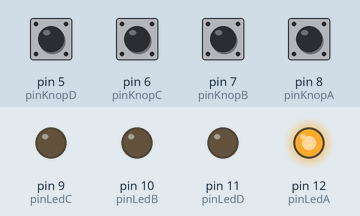
Simulated run of this sketch. Board: Arduino Uno, built with avr-gcc and run on an emulated ATmega328P. Shown: output pins drawn as LEDs (lit = HIGH). The inputs (shaded band) are chosen by the test bench; at power-on: pin 8 (pinKnopA) HIGH, pin 5 (pinKnopD), pin 6 (pinKnopC), pin 7 (pinKnopB) LOW. What the sketch prints to the serial monitor is not drawn.

Above: at 0.1 s.
Timing chart, 0 to 1.6 s (numbered marks = the images above):
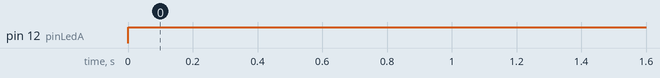

Measured:
- by itself, pin 12 (pinLedA): LOW → HIGH at 0.00 s

The sketch:

gameStartCode2.ino
```cpp
/*****************************************
   Game Startcode
   met toestansdiagrammen
   Emmauscollege
   v20201114GEE
 *****************************************/

/*****************************************
   variabelen die je gebruikt maken
 *****************************************/
// gebruikte pinnen
const int pinLedA   = 12; // pin van LED voor speler 1
const int pinLedB   = 10; // pin van LED voor speler 2
const int pinLedC   = 9;
const int pinLedD   = 11;
const int pinKnopA  = 8; // pin van knop voor speler 1
const int pinKnopB  = 7; // pin van knop voor speler 2
const int pinKnopC  = 6;
const int pinKnopD  = 5;

// variabelen om waarden van sensoren en actuatoren te onthouden
int knopA = 0;
int knopB = 0;
int knopC = 0;
int knopD = 0;

// variabelen voor de toestanden
int toestand = 1;
const int KNOP = 2; // tel af tot spel start
const int AAN = 3;
unsigned long toestandStartTijd = 0;
unsigned long beginTijd = 0;

/*****************************************
   functies die je gebruikt maken
 *****************************************/
// code die steeds wordt uitgevoerd in toestand TELAF
void telafLoop() {
  // tel af
}

// code die steeds wordt uitgevoerd in toestand SPEEL
void speelLoop() {
  // speel spel
}

// code die steeds wordt uitgevoerd in toestand SPEEL
void winLoop() {
  // toon wie gewonnen heeft
}


/*****************************************
   setup() en loop()
 *****************************************/

void setup() {
  // enable console en stuur opstartbericht
  Serial.begin(9600);
  Serial.println("Game start");

  // zet pinmode voor leds
  pinMode(pinLedA, OUTPUT);
  pinMode(pinLedB, OUTPUT);
  pinMode(pinLedC, OUTPUT);
  pinMode(pinLedD, OUTPUT);

  // zet pinmode voor knoppen
  pinMode(pinKnopA, INPUT);
  pinMode(pinKnopB, INPUT);
  pinMode(pinKnopC, INPUT);
  pinMode(pinKnopD, INPUT);
}

void loop() {
  // lees sensorwaarden
  knopA = digitalRead(pinKnopA);
  knopB = digitalRead(pinKnopB);
  knopC = digitalRead(pinKnopC);
  knopD = digitalRead(pinKnopD);

  // bepaal toestand

if (toestand == AAN) {
  digitalWrite(pinLedA, HIGH);
  if (millis()-beginTijd >= 1000) {
  digitalWrite(pinLedA, LOW);
  toestand = KNOP;
beginTijd = millis();
}
}
if (toestand == KNOP) {
  if (millis() -beginTijd >= 3000) {
    (digitalRead(pinKnopA) == LOW);
      digitalWrite(pinLedA, LOW);

    }
      toestand = AAN;
    } else {
        digitalWrite(pinLedA, HIGH);

    }


  // kleine vertraging, 100 keer per seconde loopen is genoeg
  delay(10);
}
```
